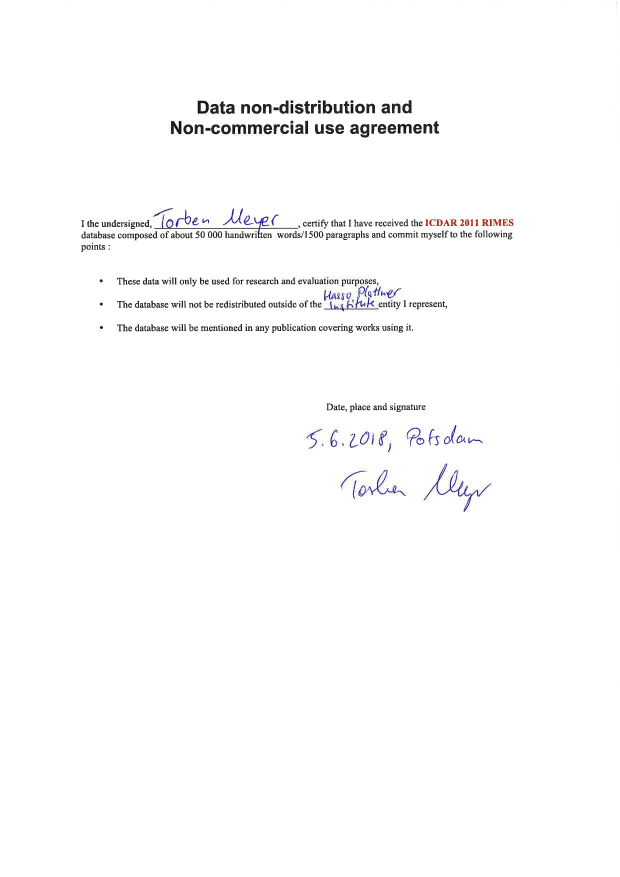
#> input picture research/regions/scan.jpg, 1240 x 1753 px (shown at 1/2 size)
$ python playground.py
#> lines starting #> are read from the running program, lines starting #| are printed output that depends on the picture

# Based on
# https://github.com/HsiehYiChia/Scene-text-recognition
#  and
"""
Cho, Hojin, Myungchul Sung, and Bongjin Jun.
"Canny text detector: Fast and robust scene text localization algorithm."
Proceedings of the IEEE Conference on Computer Vision and Pattern Recognition. 2016.
"""
# %%##########################################
#   Initialize Vars                         #
#############################################
import os
print("Working in", os.getcwd())

import cv2
import numpy as np
from matplotlib import pyplot as plt


def image_of_contour(img, contour):
    x, y, w, h = cv2.boundingRect(contour)
    mask = np.zeros((img.shape[0], img.shape[1], 1), dtype=np.uint8)
    cv2.drawContours(mask, [contour], -1, (255, 255, 255), -1)
    crop = img[y:y+h, x:x+w, :]  # cv2.bitwise_and(img[y:y+h, x:x+w, :],
    # img[y:y+h, x:x+w, :], mask=mask[y:y+h, x:x+w, :])
    cv2.imshow('croppart', crop)
    cv2.waitKey(0)


IMAGE_PATH = "./scan.jpg"

img = cv2.imread(IMAGE_PATH)
#> img is the input picture: shape (1753, 1240, 3); mean B, G, R 251.6, 251.5, 251.6
img = cv2.resize(img, (533, 800))
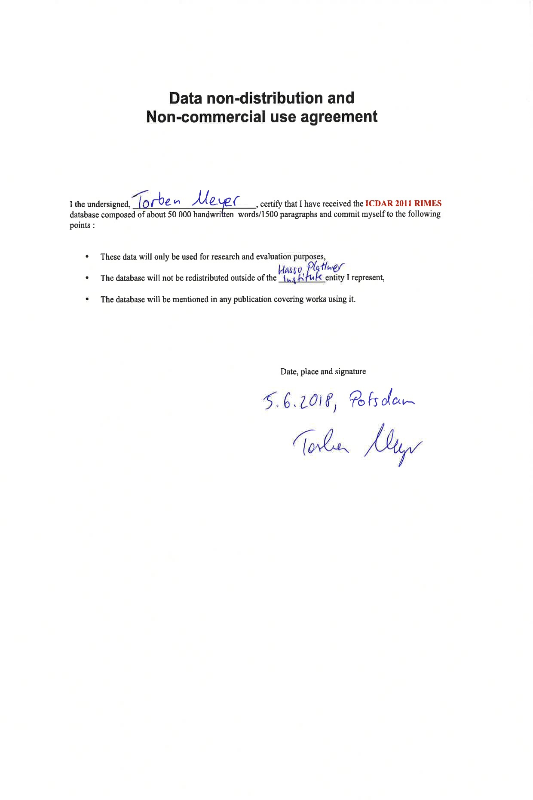
#> img: shape (800, 533, 3); mean B, G, R 251.6, 251.5, 251.6

#> (the run stopped early here; a loop or call above may not have finished)
